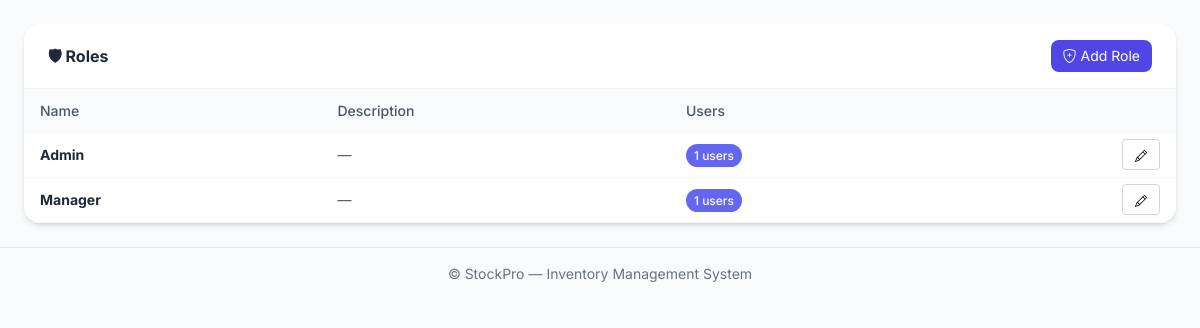
Page /admin-dashboard/roles/ on the committed database.
### accounts/models.py (models this page shows, shortened)
class Role(models.Model):
    name = models.CharField(max_length=50, unique=True)
    description = models.TextField(blank=True)
    permissions = models.JSONField(default=dict)
    created_at = models.DateTimeField(auto_now_add=True)
    class Meta:
        ordering = ["name"]

### admin_panel/views.py (the view)
# urls.py: path("roles/", views.role_list, name="admin_roles"),
def role_list(request):
    qs = Role.objects.annotate(user_count=Count("userprofile")).order_by("name")
    return render(request, "admin_panel/roles.html", {"roles": qs})

### admin_panel/templates/admin_panel/roles.html (shortened to what this page needs)
{% extends 'base.html' %}
{% block content %}
<div class="bg-white rounded-2xl shadow-md">
  <div class="px-6 py-4 border-b border-gray-100 flex justify-between items-center">
    <h6 class="font-bold text-gray-800">🛡 Roles</h6>
    <a href="{% url 'admin_role_create' %}" class="px-3 py-1.5 text-sm bg-primary-600 text-white rounded-lg hover:bg-primary-700"><i class="bi bi-shield-plus"></i> Add Role</a>
  </div>
  <div class="overflow-x-auto">
    <table class="w-full text-sm">
      <thead class="bg-gray-50">
        <tr class="text-gray-600">
          <th class="px-4 py-3 text-left font-medium">Name</th>
          <th class="px-4 py-3 text-left font-medium">Description</th>
          <th class="px-4 py-3 text-left font-medium">Users</th>
          <th class="px-4 py-3 text-left font-medium"></th>
        </tr>
      </thead>
      <tbody>
        {% for r in roles %}
        <tr class="border-b border-gray-100 hover:bg-gray-50/60">
          <td class="px-4 py-3 font-bold text-gray-800">{{ r.name }}</td>
          <td class="px-4 py-3 text-gray-600">{{ r.description|default:'—' }}</td>
          <td class="px-4 py-3">
            <span class="px-2 py-1 text-xs rounded-full font-medium bg-primary-500 text-white">{{ r.userprofile_set.count }} users</span>
          </td>
          <td class="px-4 py-3 text-right">
            <a href="{% url 'admin_role_edit' r.pk %}" class="px-3 py-1.5 text-sm border border-gray-300 rounded hover:bg-gray-50"><i class="bi bi-pencil text-xs"></i></a>
          </td>
        </tr>
        {% empty %}
        <tr>
          <td colspan="4" class="px-4 py-8 text-center text-gray-500">No roles defined.</td>
        </tr>
        {% endfor %}
      </tbody>
    </table>
  </div>
</div>
{% endblock %}

### rows in the picture
Role: name "Admin", description "—", userprofile_set.count "1"
Role: name "Manager", description "—", userprofile_set.count "1"
